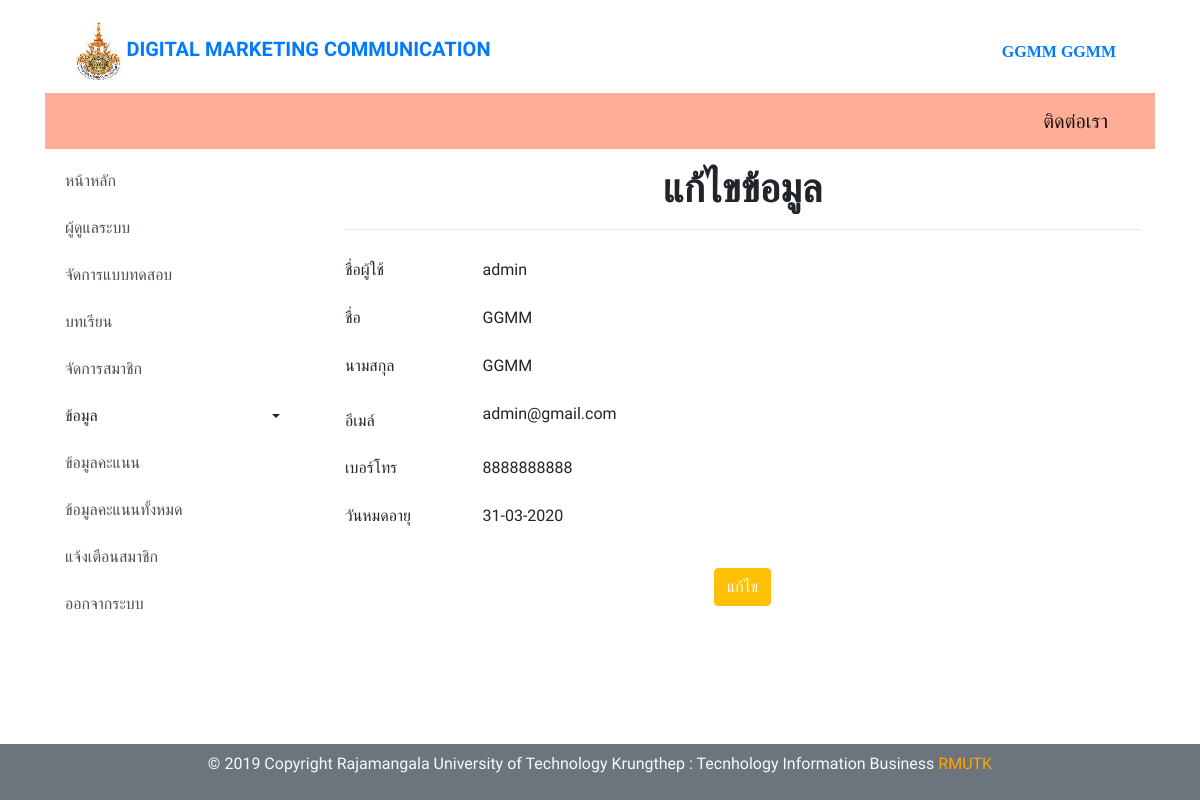
The page /admin/index.php?sp&user_id=44 (signed in) on the database its author committed.
### tables this page shows
CREATE TABLE `user` (
  `ID` int(5) NOT NULL,
  `Username` varchar(50) NOT NULL,
  `Password` varchar(200) NOT NULL,
  `Firstname` varchar(100) NOT NULL,
  `Lastname` varchar(100) NOT NULL,
  `email` varchar(100) NOT NULL,
  `phone` text NOT NULL,
  `Userlevel` varchar(1) NOT NULL,
  `user_date` date NOT NULL,
  `session_id` varchar(50) NOT NULL,
  `Status` varchar(1) NOT NULL
);

### admin/editprofile_show.php (the view, shortened to what this page needs)
<?php
$user_id = $_GET['user_id'];
$check = "SELECT * FROM user WHERE id = '$user_id' ";
$result = mysqli_query($con,$check) or die(mysqli_error());
$num = mysqli_fetch_assoc($result);
?>
<body>
  <div class="col-md-9">
   <div class="py-2">
    <div class="container">
      <div class="row">
        <div class="col-md-12">
          <h1 class="text-center"><b>แก้ไขข้อมูล</b></h1>
          <hr>
        </div>
      </div>
    </div>
  </div>
  <div class="py-1">
    <div class="container w-46">
      <div class="row">
        <div class="text-left col-md-12" style="">
          <form class="" id="c_form-h" action="editprofile_db.php" method="post" >
            <div class="form-group row">
              <label class="col-2">ชื่อผู้ใช้</label>
              <div class="col-10">
                <div class="input-group">
                  <?php echo($num['Username'])?></div>
                </div>
              </div>
              <div class="form-group row"><label class="col-2">ชื่อ</label>
                <div class="col-10">
                  <div class="input-group">
                    <?php echo($num['Firstname'])?></div>
                  </div>
                </div>
                <div class="form-group row"><label class="col-2">นามสกุล</label>
                  <div class="col-10">
                    <div class="input-group">
                      <?php echo($num['Lastname'])?></div>
                    </div>
                  </div>
                  <div class="form-group row"> <label for="inputmailh" class="col-2 col-form-label">อีเมล์</label>
                    <div class="col-10">
                      <?php echo($num['email'])?> </div>
                    </div>
                    <div class="form-group row">
                      <label class="col-2">เบอร์โทร<br></label>
                      <div class="col-10">
                        <div class="input-group">
                          <?php echo($num['phone'])?></div>
                        </div>
                      </div>
                       <div class="form-group row">
                      <label class="col-2">วันหมดอายุ<br></label>
                      <div class="col-10">
                        <div class="input-group">
                           <?php $da = date('d-m-Y',strtotime($num['user_date'])); ?>
                          <?php echo $da; ?>
                          </div>
                        </div>
                      </div>
                      <div class="py-3">
                        <div class="container">
                          <div class="row">
                            <div class="col-md-12 text-center">
                              <a class="btn btn-warning text-light mx-1" href="index.php?ep&user_id=<?php echo $_SESSION["UserID"]; ?>">แก้ไข</a>
                            </div>
                          </div>
                        </div>
                      </div>
                    </form>
                  </div>
                </div>
              </div>
            </div>
          </div>

### admin/header.php (style rules this page uses)
body { font-family: 'Prompt', sans-serif; }

### rows shown on the page
user: Username "admin", Firstname "GGMM", Lastname "GGMM", email "admin@gmail.com", phone "8888888888", user_date "31-03-2020"

### other values the page prints
$_SESSION["User"] "GGMM GGMM"
